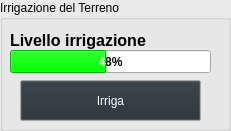
     <widget class="QGroupBox" name="groupBox">
      <property name="geometry">
       <rect>
        <x>20</x>
        <y>200</y>
        <width>231</width>
        <height>131</height>
       </rect>
      </property>
      <property name="palette">
       <palette>
        <active>
         <colorrole role="WindowText">
          <brush brushstyle="SolidPattern">
           <color alpha="255">
            <red>0</red>
            <green>0</green>
            <blue>0</blue>
           </color>
          </brush>
         </colorrole>
         <colorrole role="Button">
          <brush brushstyle="SolidPattern">
           <color alpha="255">
            <red>234</red>
            <green>234</green>
            <blue>234</blue>
           </color>
          </brush>
         </colorrole>
         <colorrole role="Light">
          <brush brushstyle="SolidPattern">
           <color alpha="255">
            <red>255</red>
            <green>255</green>
            <blue>255</blue>
           </color>
          </brush>
         </colorrole>
         <colorrole role="Midlight">
          <brush brushstyle="SolidPattern">
           <color alpha="255">
            <red>244</red>
            <green>244</green>
            <blue>244</blue>
           </color>
          </brush>
         </colorrole>
         <colorrole role="Dark">
          <brush brushstyle="SolidPattern">
           <color alpha="255">
            <red>117</red>
            <green>117</green>
            <blue>117</blue>
           </color>
          </brush>
         </colorrole>
         <colorrole role="Mid">
          <brush brushstyle="SolidPattern">
           <color alpha="255">
            <red>156</red>
            <green>156</green>
            <blue>156</blue>
           </color>
          </brush>
         </colorrole>
         <colorrole role="Text">
          <brush brushstyle="SolidPattern">
           <color alpha="255">
            <red>0</red>
            <green>0</green>
            <blue>0</blue>
           </color>
          </brush>
         </colorrole>
         <colorrole role="BrightText">
          <brush brushstyle="SolidPattern">
           <color alpha="255">
            <red>255</red>
            <green>255</green>
            <blue>255</blue>
           </color>
          </brush>
         </colorrole>
         <colorrole role="ButtonText">
          <brush brushstyle="SolidPattern">
           <color alpha="255">
            <red>0</red>
            <green>0</green>
            <blue>0</blue>
           </color>
          </brush>
         </colorrole>
         <colorrole role="Base">
          <brush brushstyle="SolidPattern">
           <color alpha="255">
            <red>255</red>
            <green>255</green>
            <blue>255</blue>
           </color>
          </brush>
         </colorrole>
         <colorrole role="Window">
          <brush brushstyle="SolidPattern">
           <color alpha="255">
            <red>234</red>
            <green>234</green>
            <blue>234</blue>
           </color>
          </brush>
         </colorrole>
         <colorrole role="Shadow">
          <brush brushstyle="SolidPattern">
           <color alpha="255">
            <red>0</red>
            <green>0</green>
            <blue>0</blue>
           </color>
          </brush>
         </colorrole>
         <colorrole role="AlternateBase">
          <brush brushstyle="SolidPattern">
           <color alpha="255">
            <red>244</red>
            <green>244</green>
            <blue>244</blue>
           </color>
          </brush>
         </colorrole>
         <colorrole role="ToolTipBase">
          <brush brushstyle="SolidPattern">
           <color alpha="255">
            <red>255</red>
            <green>255</green>
            <blue>220</blue>
           </color>
          </brush>
         </colorrole>
         <colorrole role="ToolTipText">
          <brush brushstyle="SolidPattern">
           <color alpha="255">
            <red>0</red>
            <green>0</green>
            <blue>0</blue>
           </color>
          </brush>
         </colorrole>
         <colorrole role="PlaceholderText">
          <brush brushstyle="SolidPattern">
           <color alpha="127">
            <red>0</red>
            <green>0</green>
            <blue>0</blue>
           </color>
          </brush>
         </colorrole>
         <colorrole role="Accent">
          <brush brushstyle="SolidPattern">
           <color alpha="255">
            <red>255</red>
            <green>255</green>
            <blue>255</blue>
           </color>
          </brush>
         </colorrole>
        </active>
        <inactive>
         <colorrole role="WindowText">
          <brush brushstyle="SolidPattern">
           <color alpha="255">
            <red>0</red>
            <green>0</green>
            <blue>0</blue>
           </color>
          </brush>
         </colorrole>
         <colorrole role="Button">
          <brush brushstyle="SolidPattern">
           <color alpha="255">
            <red>234</red>
            <green>234</green>
            <blue>234</blue>
           </color>
          </brush>
         </colorrole>
         <colorrole role="Light">
          <brush brushstyle="SolidPattern">
           <color alpha="255">
            <red>255</red>
            <green>255</green>
            <blue>255</blue>
           </color>
          </brush>
         </colorrole>
         <colorrole role="Midlight">
          <brush brushstyle="SolidPattern">
           <color alpha="255">
            <red>244</red>
            <green>244</green>
            <blue>244</blue>
           </color>
          </brush>
         </colorrole>
         <colorrole role="Dark">
          <brush brushstyle="SolidPattern">
           <color alpha="255">
            <red>117</red>
            <green>117</green>
            <blue>117</blue>
           </color>
          </brush>
         </colorrole>
         <colorrole role="Mid">
          <brush brushstyle="SolidPattern">
           <color alpha="255">
            <red>156</red>
            <green>156</green>
            <blue>156</blue>
           </color>
          </brush>
         </colorrole>
         <colorrole role="Text">
          <brush brushstyle="SolidPattern">
           <color alpha="255">
            <red>0</red>
            <green>0</green>
            <blue>0</blue>
           </color>
          </brush>
         </colorrole>
         <colorrole role="BrightText">
          <brush brushstyle="SolidPattern">
           <color alpha="255">
            <red>255</red>
            <green>255</green>
            <blue>255</blue>
           </color>
          </brush>
         </colorrole>
         <colorrole role="ButtonText">
          <brush brushstyle="SolidPattern">
           <color alpha="255">
            <red>0</red>
            <green>0</green>
            <blue>0</blue>
           </color>
          </brush>
         </colorrole>
         <colorrole role="Base">
          <brush brushstyle="SolidPattern">
           <color alpha="255">
            <red>255</red>
            <green>255</green>
            <blue>255</blue>
           </color>
          </brush>
         </colorrole>
         <colorrole role="Window">
          <brush brushstyle="SolidPattern">
           <color alpha="255">
            <red>234</red>
            <green>234</green>
            <blue>234</blue>
           </color>
          </brush>
         </colorrole>
         <colorrole role="Shadow">
          <brush brushstyle="SolidPattern">
           <color alpha="255">
            <red>0</red>
            <green>0</green>
            <blue>0</blue>
           </color>
          </brush>
         </colorrole>
         <colorrole role="AlternateBase">
          <brush brushstyle="SolidPattern">
           <color alpha="255">
            <red>244</red>
            <green>244</green>
            <blue>244</blue>
           </color>
          </brush>
         </colorrole>
         <colorrole role="ToolTipBase">
          <brush brushstyle="SolidPattern">
           <color alpha="255">
            <red>255</red>
            <green>255</green>
            <blue>220</blue>
           </color>
          </brush>
         </colorrole>
         <colorrole role="ToolTipText">
          <brush brushstyle="SolidPattern">
           <color alpha="255">
            <red>0</red>
            <green>0</green>
            <blue>0</blue>
           </color>
          </brush>
         </colorrole>
         <colorrole role="PlaceholderText">
          <brush brushstyle="SolidPattern">
           <color alpha="127">
            <red>0</red>
            <green>0</green>
            <blue>0</blue>
           </color>
          </brush>
         </colorrole>
         <colorrole role="Accent">
          <brush brushstyle="SolidPattern">
           <color alpha="255">
            <red>255</red>
            <green>255</green>
            <blue>255</blue>
           </color>
          </brush>
         </colorrole>
        </inactive>
        <disabled>
         <colorrole role="WindowText">
          <brush brushstyle="SolidPattern">
           <color alpha="255">
            <red>117</red>
            <green>117</green>
            <blue>117</blue>
           </color>
          </brush>
         </colorrole>
         <colorrole role="Button">
          <brush brushstyle="SolidPattern">
           <color alpha="255">
            <red>234</red>
            <green>234</green>
            <blue>234</blue>
           </color>
          </brush>
         </colorrole>
         <colorrole role="Light">
          <brush brushstyle="SolidPattern">
           <color alpha="255">
            <red>255</red>
            <green>255</green>
            <blue>255</blue>
           </color>
          </brush>
         </colorrole>
         <colorrole role="Midlight">
          <brush brushstyle="SolidPattern">
           <color alpha="255">
            <red>244</red>
            <green>244</green>
            <blue>244</blue>
           </color>
          </brush>
         </colorrole>
         <colorrole role="Dark">
          <brush brushstyle="SolidPattern">
           <color alpha="255">
            <red>117</red>
            <green>117</green>
            <blue>117</blue>
           </color>
          </brush>
         </colorrole>
         <colorrole role="Mid">
          <brush brushstyle="SolidPattern">
           <color alpha="255">
            <red>156</red>
            <green>156</green>
            <blue>156</blue>
           </color>
          </brush>
         </colorrole>
         <colorrole role="Text">
          <brush brushstyle="SolidPattern">
           <color alpha="255">
            <red>117</red>
            <green>117</green>
            <blue>117</blue>
           </color>
          </brush>
         </colorrole>
         <colorrole role="BrightText">
          <brush brushstyle="SolidPattern">
           <color alpha="255">
            <red>255</red>
            <green>255</green>
            <blue>255</blue>
           </color>
          </brush>
         </colorrole>
         <colorrole role="ButtonText">
          <brush brushstyle="SolidPattern">
           <color alpha="255">
            <red>117</red>
            <green>117</green>
            <blue>117</blue>
           </color>
          </brush>
         </colorrole>
         <colorrole role="Base">
          <brush brushstyle="SolidPattern">
           <color alpha="255">
            <red>234</red>
            <green>234</green>
            <blue>234</blue>
           </color>
          </brush>
         </colorrole>
         <colorrole role="Window">
          <brush brushstyle="SolidPattern">
           <color alpha="255">
            <red>234</red>
            <green>234</green>
            <blue>234</blue>
           </color>
          </brush>
         </colorrole>
         <colorrole role="Shadow">
          <brush brushstyle="SolidPattern">
           <color alpha="255">
            <red>0</red>
            <green>0</green>
            <blue>0</blue>
           </color>
          </brush>
         </colorrole>
         <colorrole role="AlternateBase">
          <brush brushstyle="SolidPattern">
           <color alpha="255">
            <red>234</red>
            <green>234</green>
            <blue>234</blue>
           </color>
          </brush>
         </colorrole>
         <colorrole role="ToolTipBase">
          <brush brushstyle="SolidPattern">
           <color alpha="255">
            <red>255</red>
            <green>255</green>
            <blue>220</blue>
           </color>
          </brush>
         </colorrole>
         <colorrole role="ToolTipText">
          <brush brushstyle="SolidPattern">
           <color alpha="255">
            <red>0</red>
            <green>0</green>
            <blue>0</blue>
           </color>
          </brush>
         </colorrole>
         <colorrole role="PlaceholderText">
          <brush brushstyle="SolidPattern">
           <color alpha="127">
            <red>117</red>
            <green>117</green>
            <blue>117</blue>
           </color>
          </brush>
         </colorrole>
         <colorrole role="Accent">
          <brush brushstyle="SolidPattern">
           <color alpha="255">
            <red>255</red>
            <green>255</green>
            <blue>255</blue>
           </color>
          </brush>
         </colorrole>
        </disabled>
       </palette>
      </property>
      <property name="autoFillBackground">
       <bool>true</bool>
      </property>
      <property name="title">
       <string>Irrigazione del Terreno</string>
      </property>
      <property name="flat">
       <bool>true</bool>
      </property>
      <widget class="QLabel" name="lblMagazzino_8">
       <property name="geometry">
        <rect>
         <x>10</x>
         <y>30</y>
         <width>171</width>
         <height>21</height>
        </rect>
       </property>
       <property name="font">
        <font>
         <family>Arial</family>
         <pointsize>12</pointsize>
         <bold>true</bold>
        </font>
       </property>
       <property name="contextMenuPolicy">
        <enum>Qt::ContextMenuPolicy::NoContextMenu</enum>
       </property>
       <property name="text">
        <string>Livello irrigazione</string>
       </property>
      </widget>
      <widget class="QProgressBar" name="barTerreno">
       <property name="geometry">
        <rect>
         <x>10</x>
         <y>50</y>
         <width>201</width>
         <height>23</height>
        </rect>
       </property>
       <property name="minimumSize">
        <size>
         <width>181</width>
         <height>23</height>
        </size>
       </property>
       <property name="baseSize">
        <size>
         <width>181</width>
         <height>23</height>
        </size>
       </property>
       <property name="palette">
        <palette>
         <active>
          <colorrole role="ButtonText">
           <brush brushstyle="SolidPattern">
            <color alpha="255">
             <red>0</red>
             <green>0</green>
             <blue>0</blue>
            </color>
           </brush>
          </colorrole>
          <colorrole role="Base">
           <brush brushstyle="SolidPattern">
            <color alpha="255">
             <red>255</red>
             <green>255</green>
             <blue>255</blue>
            </color>
           </brush>
          </colorrole>
          <colorrole role="Window">
           <brush brushstyle="SolidPattern">
            <color alpha="255">
             <red>234</red>
             <green>234</green>
             <blue>234</blue>
            </color>
           </brush>
          </colorrole>
          <colorrole role="Highlight">
           <brush brushstyle="SolidPattern">
            <color alpha="255">
             <red>0</red>
             <green>255</green>
             <blue>0</blue>
            </color>
           </brush>
          </colorrole>
          <colorrole role="AlternateBase">
           <brush brushstyle="SolidPattern">
            <color alpha="255">
             <red>0</red>
             <green>255</green>
             <blue>0</blue>
            </color>
           </brush>
          </colorrole>
          <colorrole role="PlaceholderText">
           <brush brushstyle="SolidPattern">
            <color alpha="127">
             <red>0</red>
             <green>255</green>
             <blue>0</blue>
            </color>
           </brush>
          </colorrole>
          <colorrole role="Accent">
           <brush brushstyle="SolidPattern">
            <color alpha="255">
             <red>0</red>
             <green>255</green>
             <blue>0</blue>
            </color>
           </brush>
          </colorrole>
         </active>
         <inactive>
          <colorrole role="ButtonText">
           <brush brushstyle="SolidPattern">
            <color alpha="255">
             <red>0</red>
             <green>0</green>
             <blue>0</blue>
            </color>
           </brush>
          </colorrole>
          <colorrole role="Base">
           <brush brushstyle="SolidPattern">
            <color alpha="255">
             <red>255</red>
             <green>255</green>
             <blue>255</blue>
            </color>
           </brush>
          </colorrole>
          <colorrole role="Window">
           <brush brushstyle="SolidPattern">
            <color alpha="255">
             <red>234</red>
             <green>234</green>
             <blue>234</blue>
            </color>
           </brush>
          </colorrole>
          <colorrole role="Highlight">
           <brush brushstyle="SolidPattern">
            <color alpha="255">
             <red>0</red>
             <green>255</green>
             <blue>0</blue>
            </color>
           </brush>
          </colorrole>
          <colorrole role="AlternateBase">
           <brush brushstyle="SolidPattern">
            <color alpha="255">
             <red>0</red>
             <green>255</green>
             <blue>0</blue>
            </color>
           </brush>
          </colorrole>
          <colorrole role="PlaceholderText">
           <brush brushstyle="SolidPattern">
            <color alpha="127">
             <red>0</red>
             <green>255</green>
             <blue>0</blue>
            </color>
           </brush>
          </colorrole>
          <colorrole role="Accent">
           <brush brushstyle="SolidPattern">
            <color alpha="255">
             <red>0</red>
             <green>255</green>
             <blue>0</blue>
            </color>
           </brush>
          </colorrole>
         </inactive>
         <disabled>
          <colorrole role="Base">
           <brush brushstyle="SolidPattern">
            <color alpha="255">
             <red>234</red>
             <green>234</green>
             <blue>234</blue>
            </color>
           </brush>
          </colorrole>
          <colorrole role="Window">
           <brush brushstyle="SolidPattern">
            <color alpha="255">
             <red>234</red>
             <green>234</green>
             <blue>234</blue>
            </color>
           </brush>
          </colorrole>
          <colorrole role="AlternateBase">
           <brush brushstyle="SolidPattern">
            <color alpha="255">
             <red>0</red>
             <green>255</green>
             <blue>0</blue>
            </color>
           </brush>
          </colorrole>
          <colorrole role="PlaceholderText">
           <brush brushstyle="SolidPattern">
            <color alpha="127">
             <red>0</red>
             <green>255</green>
             <blue>0</blue>
            </color>
           </brush>
          </colorrole>
          <colorrole role="Accent">
           <brush brushstyle="SolidPattern">
            <color alpha="255">
             <red>0</red>
             <green>255</green>
             <blue>0</blue>
            </color>
           </brush>
          </colorrole>
         </disabled>
        </palette>
       </property>
       <property name="font">
        <font>
         <family>Arial</family>
         <pointsize>9</pointsize>
         <bold>true</bold>
        </font>
       </property>
       <property name="contextMenuPolicy">
        <enum>Qt::ContextMenuPolicy::NoContextMenu</enum>
       </property>
       <property name="autoFillBackground">
        <bool>true</bool>
       </property>
       <property name="value">
        <number>48</number>
       </property>
       <property name="textVisible">
        <bool>true</bool>
       </property>
       <property name="invertedAppearance">
        <bool>false</bool>
       </property>
      </widget>
      <widget class="QPushButton" name="btnIrriga">
       <property name="geometry">
        <rect>
         <x>20</x>
         <y>80</y>
         <width>181</width>
         <height>41</height>
        </rect>
       </property>
       <property name="palette">
        <palette>
         <active>
          <colorrole role="Button">
           <brush brushstyle="SolidPattern">
            <color alpha="255">
             <red>37</red>
             <green>46</green>
             <blue>53</blue>
            </color>
           </brush>
          </colorrole>
          <colorrole role="ButtonText">
           <brush brushstyle="SolidPattern">
            <color alpha="255">
             <red>255</red>
             <green>255</green>
             <blue>255</blue>
            </color>
           </brush>
          </colorrole>
         </active>
         <inactive>
          <colorrole role="Button">
           <brush brushstyle="SolidPattern">
            <color alpha="255">
             <red>37</red>
             <green>46</green>
             <blue>53</blue>
            </color>
           </brush>
          </colorrole>
          <colorrole role="ButtonText">
           <brush brushstyle="SolidPattern">
            <color alpha="255">
             <red>255</red>
             <green>255</green>
             <blue>255</blue>
            </color>
           </brush>
          </colorrole>
         </inactive>
         <disabled>
          <colorrole role="Button">
           <brush brushstyle="SolidPattern">
            <color alpha="255">
             <red>37</red>
             <green>46</green>
             <blue>53</blue>
            </color>
           </brush>
          </colorrole>
         </disabled>
        </palette>
       </property>
       <property name="text">
        <string>Irriga</string>
       </property>
      </widget>
     </widget>
